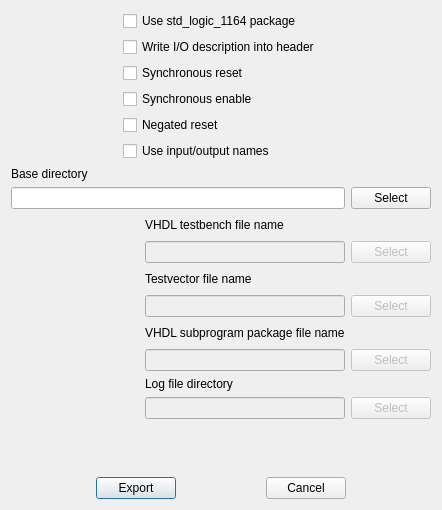
<?xml version="1.0" encoding="UTF-8"?>
<ui version="4.0">
 <class>ExportTestbenchDlg</class>
 <widget class="QDialog" name="ExportTestbenchDlg">
  <property name="geometry">
   <rect>
    <x>0</x>
    <y>0</y>
    <width>442</width>
    <height>510</height>
   </rect>
  </property>
  <property name="windowTitle">
   <string>Testbench Export Options</string>
  </property>
  <layout class="QVBoxLayout">
   <item>
    <layout class="QHBoxLayout">
     <item>
      <spacer>
       <property name="orientation">
        <enum>Qt::Horizontal</enum>
       </property>
       <property name="sizeType">
        <enum>QSizePolicy::Expanding</enum>
       </property>
       <property name="sizeHint" stdset="0">
        <size>
         <width>20</width>
         <height>20</height>
        </size>
       </property>
      </spacer>
     </item>
     <item>
      <layout class="QVBoxLayout">
       <item>
        <widget class="QCheckBox" name="cb_stdlogic">
         <property name="enabled">
          <bool>true</bool>
         </property>
         <property name="text">
          <string>Use std_logic_1164 package </string>
         </property>
        </widget>
       </item>
       <item>
        <widget class="QCheckBox" name="cb_iodesc">
         <property name="text">
          <string>Write I/O description into header</string>
         </property>
        </widget>
       </item>
       <item>
        <widget class="QCheckBox" name="cb_syncreset">
         <property name="text">
          <string>Synchronous reset</string>
         </property>
        </widget>
       </item>
       <item>
        <widget class="QCheckBox" name="cb_synceable">
         <property name="text">
          <string>Synchronous enable</string>
         </property>
        </widget>
       </item>
       <item>
        <widget class="QCheckBox" name="cb_negatedreset">
         <property name="text">
          <string>Negated reset</string>
         </property>
        </widget>
       </item>
       <item>
        <widget class="QCheckBox" name="cb_ionames">
         <property name="text">
          <string>Use input/output names</string>
         </property>
        </widget>
       </item>
      </layout>
     </item>
     <item>
      <spacer>
       <property name="orientation">
        <enum>Qt::Horizontal</enum>
       </property>
       <property name="sizeType">
        <enum>QSizePolicy::Expanding</enum>
       </property>
       <property name="sizeHint" stdset="0">
        <size>
         <width>31</width>
         <height>115</height>
        </size>
       </property>
      </spacer>
     </item>
    </layout>
   </item>
   <item>
    <layout class="QGridLayout" name="gridLayout" columnstretch="1,0,0">
     <item row="2" column="1">
      <widget class="QLabel" name="l_testbench">
       <property name="text">
        <string>VHDL testbench file name</string>
       </property>
      </widget>
     </item>
     <item row="4" column="1">
      <widget class="QLabel" name="l_testvector">
       <property name="text">
        <string>Testvector file name</string>
       </property>
      </widget>
     </item>
     <item row="3" column="1">
      <widget class="QLineEdit" name="le_testbench">
       <property name="enabled">
        <bool>false</bool>
       </property>
      </widget>
     </item>
     <item row="5" column="1">
      <widget class="QLineEdit" name="le_testvector">
       <property name="enabled">
        <bool>false</bool>
       </property>
       <property name="readOnly">
        <bool>false</bool>
       </property>
      </widget>
     </item>
     <item row="3" column="2">
      <widget class="QPushButton" name="pb_select_testbench">
       <property name="enabled">
        <bool>false</bool>
       </property>
       <property name="text">
        <string>Select</string>
       </property>
      </widget>
     </item>
     <item row="6" column="1">
      <widget class="QLabel" name="l_package">
       <property name="text">
        <string>VHDL subprogram package file name</string>
       </property>
      </widget>
     </item>
     <item row="7" column="1">
      <widget class="QLineEdit" name="le_package">
       <property name="enabled">
        <bool>false</bool>
       </property>
      </widget>
     </item>
     <item row="5" column="2">
      <widget class="QPushButton" name="pb_select_testvector">
       <property name="enabled">
        <bool>false</bool>
       </property>
       <property name="text">
        <string>Select</string>
       </property>
      </widget>
     </item>
     <item row="7" column="2">
      <widget class="QPushButton" name="pb_select_package">
       <property name="enabled">
        <bool>false</bool>
       </property>
       <property name="text">
        <string>Select</string>
       </property>
      </widget>
     </item>
     <item row="7" column="0">
      <spacer name="horizontalSpacer_4">
       <property name="orientation">
        <enum>Qt::Horizontal</enum>
       </property>
       <property name="sizeHint" stdset="0">
        <size>
         <width>40</width>
         <height>20</height>
        </size>
       </property>
      </spacer>
     </item>
     <item row="6" column="0">
      <spacer name="horizontalSpacer_5">
       <property name="orientation">
        <enum>Qt::Horizontal</enum>
       </property>
       <property name="sizeHint" stdset="0">
        <size>
         <width>40</width>
         <height>20</height>
        </size>
       </property>
      </spacer>
     </item>
     <item row="5" column="0">
      <spacer name="horizontalSpacer_6">
       <property name="orientation">
        <enum>Qt::Horizontal</enum>
       </property>
       <property name="sizeHint" stdset="0">
        <size>
         <width>40</width>
         <height>20</height>
        </size>
       </property>
      </spacer>
     </item>
     <item row="4" column="0">
      <spacer name="horizontalSpacer_7">
       <property name="orientation">
        <enum>Qt::Horizontal</enum>
       </property>
       <property name="sizeHint" stdset="0">
        <size>
         <width>40</width>
         <height>20</height>
        </size>
       </property>
      </spacer>
     </item>
     <item row="3" column="0">
      <spacer name="horizontalSpacer_8">
       <property name="orientation">
        <enum>Qt::Horizontal</enum>
       </property>
       <property name="sizeHint" stdset="0">
        <size>
         <width>40</width>
         <height>20</height>
        </size>
       </property>
      </spacer>
     </item>
     <item row="2" column="0">
      <spacer name="horizontalSpacer_9">
       <property name="orientation">
        <enum>Qt::Horizontal</enum>
       </property>
       <property name="sizeHint" stdset="0">
        <size>
         <width>40</width>
         <height>20</height>
        </size>
       </property>
      </spacer>
     </item>
     <item row="1" column="2">
      <widget class="QPushButton" name="pb_select_basedir">
       <property name="text">
        <string>Select</string>
       </property>
      </widget>
     </item>
     <item row="1" column="0" colspan="2">
      <widget class="QLineEdit" name="le_basedir"/>
     </item>
     <item row="0" column="0" colspan="2">
      <widget class="QLabel" name="l_basedir">
       <property name="text">
        <string>Base directory</string>
       </property>
      </widget>
     </item>
     <item row="9" column="1">
      <widget class="QLineEdit" name="le_logfile">
       <property name="enabled">
        <bool>false</bool>
       </property>
      </widget>
     </item>
     <item row="8" column="1">
      <widget class="QLabel" name="l_logfile">
       <property name="text">
        <string>Log file directory</string>
       </property>
      </widget>
     </item>
     <item row="9" column="2">
      <widget class="QPushButton" name="pb_select_logfile">
       <property name="enabled">
        <bool>false</bool>
       </property>
       <property name="text">
        <string>Select</string>
       </property>
      </widget>
     </item>
    </layout>
   </item>
   <item>
    <spacer name="verticalSpacer">
     <property name="orientation">
      <enum>Qt::Vertical</enum>
     </property>
     <property name="sizeHint" stdset="0">
      <size>
       <width>20</width>
       <height>40</height>
      </size>
     </property>
    </spacer>
   </item>
   <item>
    <layout class="QHBoxLayout">
     <item>
      <spacer>
       <property name="orientation">
        <enum>Qt::Horizontal</enum>
       </property>
       <property name="sizeType">
        <enum>QSizePolicy::Expanding</enum>
       </property>
       <property name="sizeHint" stdset="0">
        <size>
         <width>40</width>
         <height>20</height>
        </size>
       </property>
      </spacer>
     </item>
     <item>
      <widget class="QPushButton" name="pb_export">
       <property name="text">
        <string>Export</string>
       </property>
       <property name="default">
        <bool>true</bool>
       </property>
      </widget>
     </item>
     <item>
      <spacer>
       <property name="orientation">
        <enum>Qt::Horizontal</enum>
       </property>
       <property name="sizeType">
        <enum>QSizePolicy::Expanding</enum>
       </property>
       <property name="sizeHint" stdset="0">
        <size>
         <width>20</width>
         <height>16</height>
        </size>
       </property>
      </spacer>
     </item>
     <item>
      <widget class="QPushButton" name="pb_cancel">
       <property name="text">
        <string>Cancel</string>
       </property>
      </widget>
     </item>
     <item>
      <spacer>
       <property name="orientation">
        <enum>Qt::Horizontal</enum>
       </property>
       <property name="sizeType">
        <enum>QSizePolicy::Expanding</enum>
       </property>
       <property name="sizeHint" stdset="0">
        <size>
         <width>40</width>
         <height>20</height>
        </size>
       </property>
      </spacer>
     </item>
    </layout>
   </item>
  </layout>
 </widget>
 <layoutdefault spacing="6" margin="11"/>
 <pixmapfunction>qPixmapFromMimeSource</pixmapfunction>
 <tabstops>
  <tabstop>cb_stdlogic</tabstop>
  <tabstop>cb_iodesc</tabstop>
  <tabstop>pb_export</tabstop>
  <tabstop>pb_cancel</tabstop>
 </tabstops>
 <resources/>
 <connections>
  <connection>
   <sender>pb_export</sender>
   <signal>clicked()</signal>
   <receiver>ExportTestbenchDlg</receiver>
   <slot>accept()</slot>
   <hints>
    <hint type="sourcelabel">
     <x>77</x>
     <y>176</y>
    </hint>
    <hint type="destinationlabel">
     <x>20</x>
     <y>20</y>
    </hint>
   </hints>
  </connection>
  <connection>
   <sender>pb_cancel</sender>
   <signal>clicked()</signal>
   <receiver>ExportTestbenchDlg</receiver>
   <slot>reject()</slot>
   <hints>
    <hint type="sourcelabel">
     <x>189</x>
     <y>176</y>
    </hint>
    <hint type="destinationlabel">
     <x>20</x>
     <y>20</y>
    </hint>
   </hints>
  </connection>
 </connections>
</ui>
